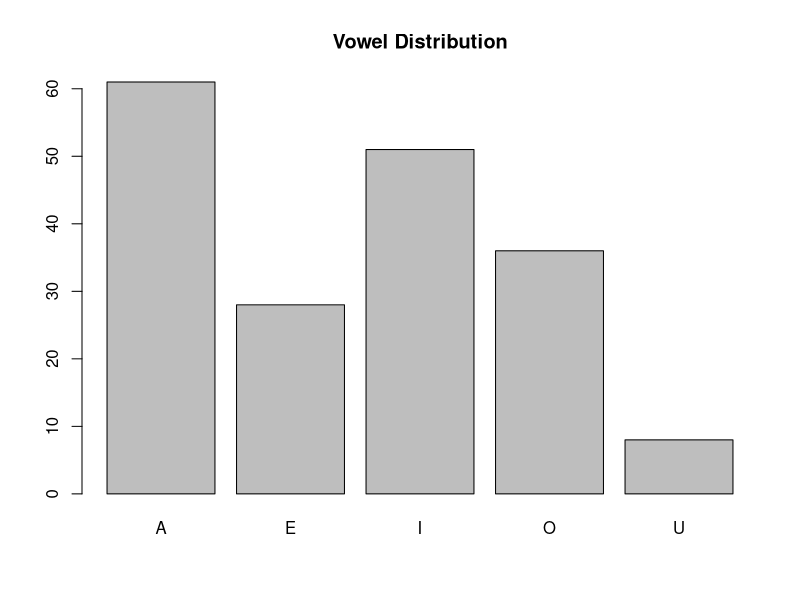

R code for this plot:
# 1. How many vowels are there in the names of USA States?
USArrests

States <- tolower(rownames(USArrests))
States
states_lower <- strsplit(States, "")
states_lower
vowels = c("a", "e", "i", "o", "u")
a <- 0
e <- 0
i <- 0
o <- 0
u <- 0
for (i in seq(1:50)) {
  for (j in states_lower[i]) {
    for (k in 1:length(j)) {
      if(j[k] == vowels[1]){
        a <- a+1
      }
      if(j[k] == vowels[2]){
        e <- e+1
      }
      if(j[k] == vowels[3]){
        i <- i+1
      }
      if(j[k] == vowels[4]){
        o <- o+1
      }
      if(j[k] == vowels[5]){
        u <- u+1
      }
      
    }
    
  }
}
a
e
i
o
u

result <- c(a,e,i,o,u)
result


# 2.	Visualize the vowels distribution.
result <- c(a,e,i,o,u)
vowels_factor <- as.factor(vowels)
barplot(result, main = "Vowel Distribution", horiz = FALSE, names.arg = c("A", "E", "I", "O", "U"))


